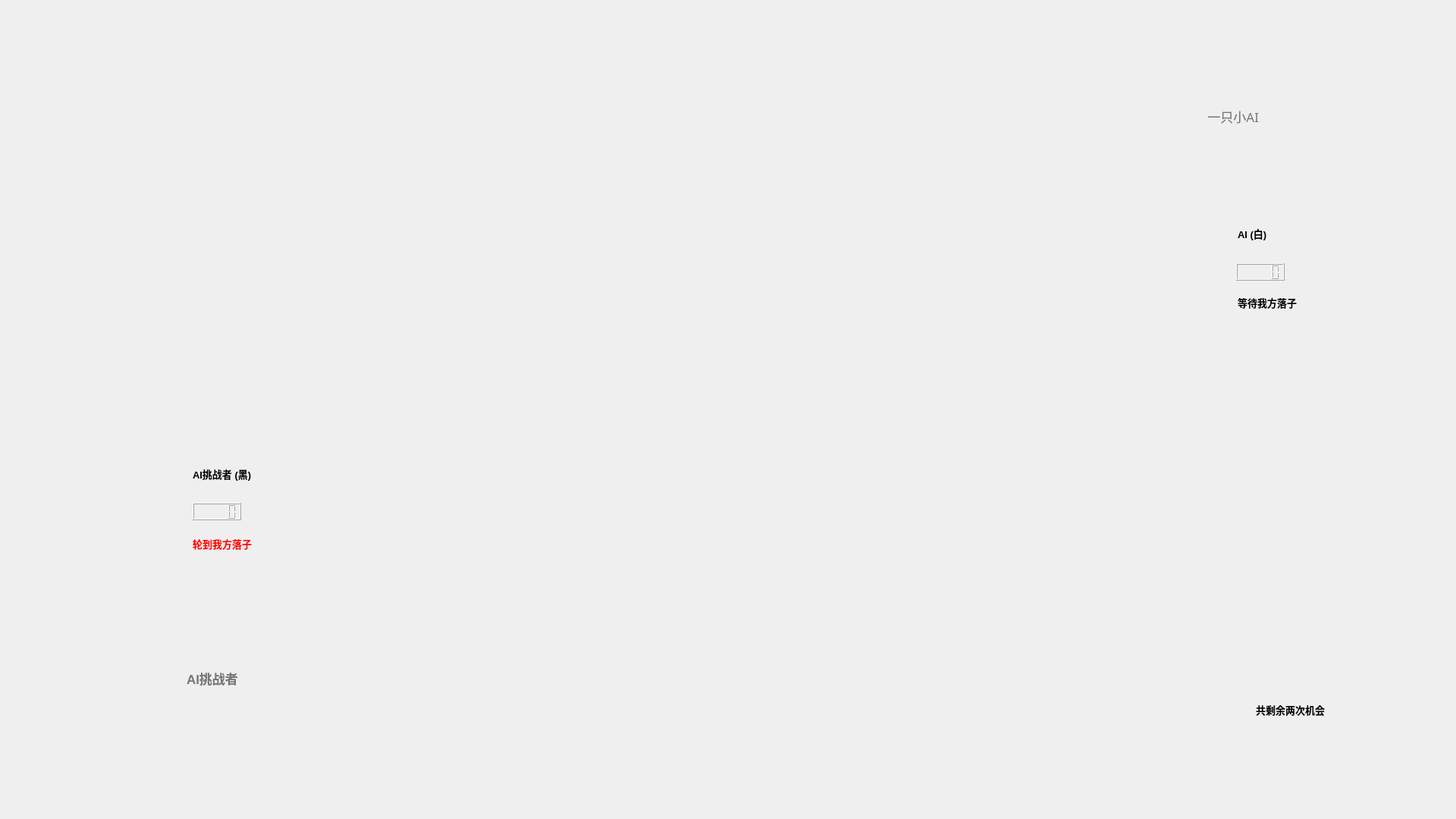
<?xml version="1.0" encoding="UTF-8"?>
<ui version="4.0">
 <class>AI</class>
 <widget class="QWidget" name="AI">
  <property name="enabled">
   <bool>true</bool>
  </property>
  <property name="geometry">
   <rect>
    <x>0</x>
    <y>0</y>
    <width>1920</width>
    <height>1080</height>
   </rect>
  </property>
  <property name="windowTitle">
   <string>AI</string>
  </property>
  <property name="autoFillBackground">
   <bool>false</bool>
  </property>
  <property name="styleSheet">
   <string notr="true"/>
  </property>
  <widget class="QPushButton" name="back_button">
   <property name="geometry">
    <rect>
     <x>120</x>
     <y>78</y>
     <width>90</width>
     <height>90</height>
    </rect>
   </property>
   <property name="cursor">
    <cursorShape>ClosedHandCursor</cursorShape>
   </property>
   <property name="styleSheet">
    <string notr="true">border-image: url(:/Resource/UI_Design/#Block.png);</string>
   </property>
   <property name="text">
    <string/>
   </property>
   <property name="icon">
    <iconset resource="../../../Resource/Gobang.qrc">
     <normaloff>:/Resource/UI_Design/Fun4_BackButton.png</normaloff>:/Resource/UI_Design/Fun4_BackButton.png</iconset>
   </property>
   <property name="iconSize">
    <size>
     <width>90</width>
     <height>90</height>
    </size>
   </property>
   <property name="flat">
    <bool>true</bool>
   </property>
  </widget>
  <widget class="QLabel" name="character_1">
   <property name="geometry">
    <rect>
     <x>120</x>
     <y>838</y>
     <width>105</width>
     <height>105</height>
    </rect>
   </property>
   <property name="styleSheet">
    <string notr="true">image: url(:/Resource2/UI_Design/character_3.png);</string>
   </property>
   <property name="text">
    <string/>
   </property>
  </widget>
  <widget class="QLabel" name="character_2">
   <property name="geometry">
    <rect>
     <x>1680</x>
     <y>94</y>
     <width>105</width>
     <height>105</height>
    </rect>
   </property>
   <property name="styleSheet">
    <string notr="true">image: url(:/Resource2/UI_Design/character_9.png);</string>
   </property>
   <property name="text">
    <string/>
   </property>
  </widget>
  <widget class="QLabel" name="Inf_Card_1">
   <property name="geometry">
    <rect>
     <x>120</x>
     <y>580</y>
     <width>353</width>
     <height>205</height>
    </rect>
   </property>
   <property name="styleSheet">
    <string notr="true">image: url(:/Resource2/UI_Design/Inf_Card.png);</string>
   </property>
   <property name="text">
    <string/>
   </property>
  </widget>
  <widget class="QLabel" name="Inf_Card_2">
   <property name="geometry">
    <rect>
     <x>1496</x>
     <y>263</y>
     <width>353</width>
     <height>205</height>
    </rect>
   </property>
   <property name="styleSheet">
    <string notr="true">image: url(:/Resource2/UI_Design/Inf_Card.png);</string>
   </property>
   <property name="text">
    <string/>
   </property>
  </widget>
  <widget class="QLineEdit" name="name_2">
   <property name="enabled">
    <bool>false</bool>
   </property>
   <property name="geometry">
    <rect>
     <x>1387</x>
     <y>131</y>
     <width>275</width>
     <height>44</height>
    </rect>
   </property>
   <property name="font">
    <font>
     <family>Taipei Sans TC Beta</family>
     <pointsize>13</pointsize>
    </font>
   </property>
   <property name="cursor">
    <cursorShape>ArrowCursor</cursorShape>
   </property>
   <property name="layoutDirection">
    <enum>Qt::LeftToRight</enum>
   </property>
   <property name="styleSheet">
    <string notr="true">background:transparent;border-width:0;border-style:outset;color:black</string>
   </property>
   <property name="text">
    <string/>
   </property>
   <property name="echoMode">
    <enum>QLineEdit::Normal</enum>
   </property>
   <property name="alignment">
    <set>Qt::AlignRight|Qt::AlignTrailing|Qt::AlignVCenter</set>
   </property>
   <property name="readOnly">
    <bool>true</bool>
   </property>
   <property name="placeholderText">
    <string>一只小AI</string>
   </property>
  </widget>
  <widget class="QLineEdit" name="name_1">
   <property name="enabled">
    <bool>false</bool>
   </property>
   <property name="geometry">
    <rect>
     <x>244</x>
     <y>872</y>
     <width>275</width>
     <height>44</height>
    </rect>
   </property>
   <property name="font">
    <font>
     <family>Microsoft YaHei UI</family>
     <pointsize>13</pointsize>
     <weight>75</weight>
     <bold>true</bold>
     <stylestrategy>PreferDefault</stylestrategy>
     <kerning>true</kerning>
    </font>
   </property>
   <property name="cursor">
    <cursorShape>ArrowCursor</cursorShape>
   </property>
   <property name="layoutDirection">
    <enum>Qt::LeftToRight</enum>
   </property>
   <property name="styleSheet">
    <string notr="true">background:transparent;border-width:0;border-style:outset;
color:&quot;grey&quot;;</string>
   </property>
   <property name="text">
    <string/>
   </property>
   <property name="echoMode">
    <enum>QLineEdit::Normal</enum>
   </property>
   <property name="alignment">
    <set>Qt::AlignLeading|Qt::AlignLeft|Qt::AlignVCenter</set>
   </property>
   <property name="readOnly">
    <bool>true</bool>
   </property>
   <property name="placeholderText">
    <string>AI挑战者</string>
   </property>
  </widget>
  <widget class="QLCDNumber" name="time_1">
   <property name="geometry">
    <rect>
     <x>254</x>
     <y>663</y>
     <width>64</width>
     <height>23</height>
    </rect>
   </property>
   <property name="smallDecimalPoint">
    <bool>false</bool>
   </property>
   <property name="segmentStyle">
    <enum>QLCDNumber::Outline</enum>
   </property>
   <property name="value" stdset="0">
    <double>0.000000000000000</double>
   </property>
  </widget>
  <widget class="QLCDNumber" name="time_2">
   <property name="geometry">
    <rect>
     <x>1630</x>
     <y>347</y>
     <width>64</width>
     <height>23</height>
    </rect>
   </property>
   <property name="font">
    <font>
     <weight>50</weight>
     <bold>false</bold>
    </font>
   </property>
   <property name="smallDecimalPoint">
    <bool>false</bool>
   </property>
   <property name="segmentStyle">
    <enum>QLCDNumber::Outline</enum>
   </property>
   <property name="value" stdset="0">
    <double>0.000000000000000</double>
   </property>
  </widget>
  <widget class="QLineEdit" name="playerInf_1">
   <property name="enabled">
    <bool>false</bool>
   </property>
   <property name="geometry">
    <rect>
     <x>252</x>
     <y>616</y>
     <width>159</width>
     <height>26</height>
    </rect>
   </property>
   <property name="font">
    <font>
     <family>Microsoft YaHei UI</family>
     <pointsize>10</pointsize>
     <weight>75</weight>
     <bold>true</bold>
     <stylestrategy>PreferDefault</stylestrategy>
    </font>
   </property>
   <property name="cursor">
    <cursorShape>ArrowCursor</cursorShape>
   </property>
   <property name="mouseTracking">
    <bool>true</bool>
   </property>
   <property name="focusPolicy">
    <enum>Qt::StrongFocus</enum>
   </property>
   <property name="contextMenuPolicy">
    <enum>Qt::DefaultContextMenu</enum>
   </property>
   <property name="acceptDrops">
    <bool>true</bool>
   </property>
   <property name="layoutDirection">
    <enum>Qt::LeftToRight</enum>
   </property>
   <property name="styleSheet">
    <string notr="true">background:transparent;border-width:0;border-style:outset;
color:black</string>
   </property>
   <property name="text">
    <string>AI挑战者 (黑)</string>
   </property>
   <property name="echoMode">
    <enum>QLineEdit::Normal</enum>
   </property>
   <property name="alignment">
    <set>Qt::AlignLeading|Qt::AlignLeft|Qt::AlignVCenter</set>
   </property>
   <property name="readOnly">
    <bool>true</bool>
   </property>
   <property name="placeholderText">
    <string/>
   </property>
  </widget>
  <widget class="QLineEdit" name="pieceInf_1">
   <property name="enabled">
    <bool>false</bool>
   </property>
   <property name="geometry">
    <rect>
     <x>252</x>
     <y>708</y>
     <width>159</width>
     <height>26</height>
    </rect>
   </property>
   <property name="font">
    <font>
     <family>Microsoft YaHei UI</family>
     <pointsize>10</pointsize>
     <weight>75</weight>
     <bold>true</bold>
    </font>
   </property>
   <property name="cursor">
    <cursorShape>ArrowCursor</cursorShape>
   </property>
   <property name="mouseTracking">
    <bool>true</bool>
   </property>
   <property name="layoutDirection">
    <enum>Qt::LeftToRight</enum>
   </property>
   <property name="styleSheet">
    <string notr="true">background:transparent;border-width:0;border-style:outset;
color:red</string>
   </property>
   <property name="text">
    <string>轮到我方落子</string>
   </property>
   <property name="frame">
    <bool>false</bool>
   </property>
   <property name="echoMode">
    <enum>QLineEdit::Normal</enum>
   </property>
   <property name="alignment">
    <set>Qt::AlignLeading|Qt::AlignLeft|Qt::AlignVCenter</set>
   </property>
   <property name="dragEnabled">
    <bool>false</bool>
   </property>
   <property name="readOnly">
    <bool>true</bool>
   </property>
   <property name="placeholderText">
    <string/>
   </property>
  </widget>
  <widget class="QLineEdit" name="playerInf_2">
   <property name="enabled">
    <bool>false</bool>
   </property>
   <property name="geometry">
    <rect>
     <x>1630</x>
     <y>299</y>
     <width>159</width>
     <height>26</height>
    </rect>
   </property>
   <property name="font">
    <font>
     <family>Microsoft YaHei UI</family>
     <pointsize>10</pointsize>
     <weight>75</weight>
     <bold>true</bold>
    </font>
   </property>
   <property name="cursor">
    <cursorShape>ArrowCursor</cursorShape>
   </property>
   <property name="mouseTracking">
    <bool>true</bool>
   </property>
   <property name="layoutDirection">
    <enum>Qt::LeftToRight</enum>
   </property>
   <property name="styleSheet">
    <string notr="true">background:transparent;border-width:0;border-style:outset;color:black</string>
   </property>
   <property name="text">
    <string>AI (白)</string>
   </property>
   <property name="echoMode">
    <enum>QLineEdit::Normal</enum>
   </property>
   <property name="alignment">
    <set>Qt::AlignLeading|Qt::AlignLeft|Qt::AlignVCenter</set>
   </property>
   <property name="readOnly">
    <bool>true</bool>
   </property>
   <property name="placeholderText">
    <string/>
   </property>
  </widget>
  <widget class="QLineEdit" name="pieceInf_2">
   <property name="enabled">
    <bool>false</bool>
   </property>
   <property name="geometry">
    <rect>
     <x>1630</x>
     <y>390</y>
     <width>159</width>
     <height>26</height>
    </rect>
   </property>
   <property name="font">
    <font>
     <family>Microsoft YaHei UI</family>
     <pointsize>10</pointsize>
     <weight>75</weight>
     <bold>true</bold>
    </font>
   </property>
   <property name="cursor">
    <cursorShape>ArrowCursor</cursorShape>
   </property>
   <property name="mouseTracking">
    <bool>true</bool>
   </property>
   <property name="layoutDirection">
    <enum>Qt::LeftToRight</enum>
   </property>
   <property name="styleSheet">
    <string notr="true">background:transparent;border-width:0;border-style:outset;
color:black</string>
   </property>
   <property name="text">
    <string>等待我方落子</string>
   </property>
   <property name="frame">
    <bool>false</bool>
   </property>
   <property name="echoMode">
    <enum>QLineEdit::Normal</enum>
   </property>
   <property name="alignment">
    <set>Qt::AlignLeading|Qt::AlignLeft|Qt::AlignVCenter</set>
   </property>
   <property name="readOnly">
    <bool>true</bool>
   </property>
   <property name="placeholderText">
    <string/>
   </property>
  </widget>
  <widget class="QLineEdit" name="Trace_Inf">
   <property name="enabled">
    <bool>false</bool>
   </property>
   <property name="geometry">
    <rect>
     <x>1654</x>
     <y>926</y>
     <width>122</width>
     <height>28</height>
    </rect>
   </property>
   <property name="font">
    <font>
     <family>Microsoft YaHei UI</family>
     <pointsize>10</pointsize>
     <weight>75</weight>
     <bold>true</bold>
    </font>
   </property>
   <property name="cursor">
    <cursorShape>ArrowCursor</cursorShape>
   </property>
   <property name="mouseTracking">
    <bool>true</bool>
   </property>
   <property name="layoutDirection">
    <enum>Qt::LeftToRight</enum>
   </property>
   <property name="autoFillBackground">
    <bool>false</bool>
   </property>
   <property name="styleSheet">
    <string notr="true">background:transparent;color:black</string>
   </property>
   <property name="text">
    <string>共剩余两次机会</string>
   </property>
   <property name="frame">
    <bool>false</bool>
   </property>
   <property name="echoMode">
    <enum>QLineEdit::Normal</enum>
   </property>
   <property name="alignment">
    <set>Qt::AlignLeading|Qt::AlignLeft|Qt::AlignVCenter</set>
   </property>
   <property name="readOnly">
    <bool>true</bool>
   </property>
   <property name="placeholderText">
    <string/>
   </property>
  </widget>
 </widget>
 <layoutdefault spacing="6" margin="11"/>
 <resources>
  <include location="../../../Resource/Gobang.qrc"/>
  <include location="../../../Resource/Gobang2.qrc"/>
 </resources>
 <connections/>
</ui>
